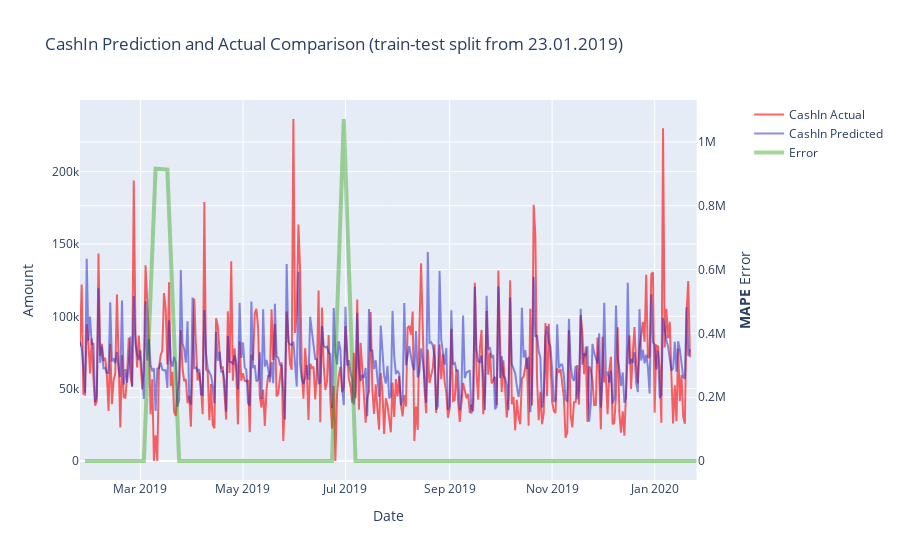

The code cell stored with this chart in its notebook:
### Code cell
weekly_errors = get_error_with_freq(y_test, predictions, 'w')
draw_error_over_time(y_test, predictions, weekly_errors, X_train.index[-1])

### Figure 1 — Plotly figure (JSON) as saved in the notebook; plotly's stock layout.template omitted (floating-point values rounded to 4 significant figures; data arrays with more than 128 entries replaced by an {"elided": "..."} marker saying what was removed)
{"data": [{"line": {"color": "rgba(255,0,0,0.6)"}, "name": "CashIn Actual", "type": "scatter", "x": {"elided": "364 str values"}, "xaxis": "x", "y": {"elided": "364 int values"}, "yaxis": "y"}, {"line": {"color": "rgba(30,30,200,0.5)"}, "name": "CashIn Predicted", "type": "scatter", "x": {"elided": "364 str values"}, "xaxis": "x", "y": {"elided": "364 float values"}, "yaxis": "y"}, {"line": {"color": "rgba(34, 155, 0, 0.4)", "width": 4}, "name": "Error", "type": "scatter", "x": ["2019-01-27T00:00:00", "2019-02-03T00:00:00", "2019-02-10T00:00:00", "2019-02-17T00:00:00", "2019-02-24T00:00:00", "2019-03-03T00:00:00", "2019-03-10T00:00:00", "2019-03-17T00:00:00", "2019-03-24T00:00:00", "2019-03-31T00:00:00", "2019-04-07T00:00:00", "2019-04-14T00:00:00", "2019-04-21T00:00:00", "2019-04-28T00:00:00", "2019-05-05T00:00:00", "2019-05-12T00:00:00", "2019-05-19T00:00:00", "2019-05-26T00:00:00", "2019-06-02T00:00:00", "2019-06-09T00:00:00", "2019-06-16T00:00:00", "2019-06-23T00:00:00", "2019-06-30T00:00:00", "2019-07-07T00:00:00", "2019-07-14T00:00:00", "2019-07-21T00:00:00", "2019-07-28T00:00:00", "2019-08-04T00:00:00", "2019-08-11T00:00:00", "2019-08-18T00:00:00", "2019-08-25T00:00:00", "2019-09-01T00:00:00", "2019-09-08T00:00:00", "2019-09-15T00:00:00", "2019-09-22T00:00:00", "2019-09-29T00:00:00", "2019-10-06T00:00:00", "2019-10-13T00:00:00", "2019-10-20T00:00:00", "2019-10-27T00:00:00", "2019-11-03T00:00:00", "2019-11-10T00:00:00", "2019-11-17T00:00:00", "2019-11-24T00:00:00", "2019-12-01T00:00:00", "2019-12-08T00:00:00", "2019-12-15T00:00:00", "2019-12-22T00:00:00", "2019-12-29T00:00:00", "2020-01-05T00:00:00", "2020-01-12T00:00:00", "2020-01-19T00:00:00", "2020-01-26T00:00:00"], "xaxis": "x", "y": [20.56, 25.15, 17.42, 47.9, 27.82, 19.76, 916100.0, 913300.0, 48.16, 49.22, 25.08, 53.79, 12.48, 30.19, 35.32, 37.71, 56.41, 62.62, 31.23, 33.27, 48.73, 40.8, 1072000.0, 24.7, 45.21, 70.18, 86.52, 45.49, 94.38, 62.88, 35.06, 31.67, 33.67, 43.43, 32.05, 21.24, 29.76, 69.06, 61.62, 60.95, 37.48, 56.44, 60.79, 50.15, 56.57, 48.4, 90.07, 26.29, 25.64, 45.38, 39.7, 71.23, 17.53], "yaxis": "y2"}], "layout": {"title": {"text": "CashIn Prediction and Actual Comparison (train-test split from 23.01.2019)"}, "xaxis": {"anchor": "y", "domain": [0, 0.94], "title": {"text": "Date"}}, "yaxis": {"anchor": "x", "domain": [0, 1], "title": {"text": "Amount"}}, "yaxis2": {"anchor": "x", "overlaying": "y", "side": "right", "title": {"text": "<b>MAPE</b> Error"}}}}
